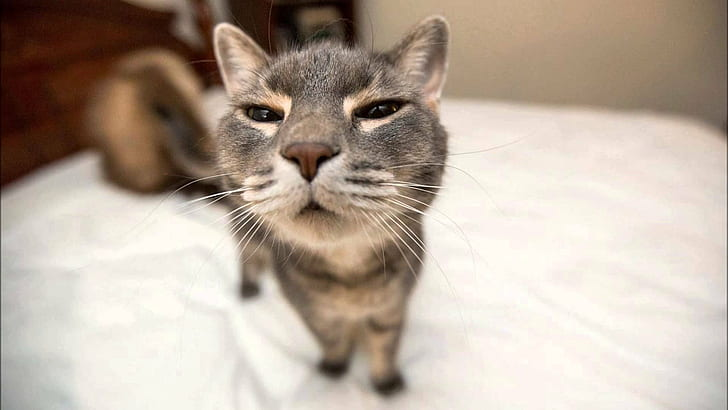
#> input picture ML/Innopolis/material/1 semester/HDDA/labs/week2/pretty_cat.jpg, 728 x 410 px
$ jupyter execute --allow-errors midterm.ipynb   (shell and % lines are left out)
#> lines starting #> are read from the running program, lines starting #| are printed output that depends on the picture; long printed decimals are rounded
[cell 1]
%cd /home/luzinsan/Documents/Obsidian/ML/Innopolis/material/1 semester/HDDA/labs/midterm/

[cell 2]
import numpy as np
from scipy.linalg import svd
import matplotlib.pyplot as plt
from skimage import io
from sklearn.linear_model import LinearRegression
from sklearn import datasets
from sklearn.metrics import r2_score
from sklearn.decomposition import PCA

import time


from sklearn.metrics import accuracy_score, classification_report, confusion_matrix
from sklearn.datasets import make_moons, fetch_20newsgroups
from sklearn.linear_model import LogisticRegression
from sklearn.preprocessing import PolynomialFeatures
from sklearn.model_selection import train_test_split
import seaborn as sns


from sklearn.datasets import fetch_openml
from sklearn.cluster import KMeans
from sklearn.metrics import silhouette_score, confusion_matrix
from sklearn.preprocessing import StandardScaler

# LA Bootcamp

[cell 3]
def compute_norms(x):
    norm_1 = np.linalg.norm(x, ord=1)
    norm_2 = np.linalg.norm(x, ord=2)
    norm_inf = np.linalg.norm(x, ord=np.inf)
    return norm_2, norm_1, norm_inf

x = np.array([1, -2, 3, -4])
norms = compute_norms(x)
print(f"2-norm: {norms[0]}, 1-norm: {norms[1]}, Infinity norm: {norms[2]}")

[cell 4]
def triangle_inequality(x, y, norm_order=2):
    return np.linalg.norm(x + y, norm_order) <= np.linalg.norm(x, norm_order) + np.linalg.norm(y, norm_order)

x = np.array([1, -2, 3])
y = np.array([4, -1, 0])
print("Triangle inequality holds:", triangle_inequality(x, y))

[cell 5]
A = np.array([[1, 2], [3, 4]])
B = np.array([[5, 6], [7, 8]])

# Matrix operations
print("Matrix A:\n", A)
print("Matrix B:\n", B)

# Matrix multiplication
print("A * B:\n", A @ B)
# Transpose
print("A Transpose:\n", A.T)
# Inverse
print("A Inverse:\n", np.linalg.inv(A))

[cell 6]
def matrix_properties(A):
    det = np.linalg.det(A)
    rank = np.linalg.matrix_rank(A)
    return det, rank

A = np.array([[2, 3], [1, 4]])
det, rank = matrix_properties(A)
print(f"Determinant: {det}, Rank: {rank}")

[cell 7]
def scalar_projection(a, b):
    return (a @ b) / np.linalg.norm(a)

def vector_projection(a, b):
    projection = ((a @ b) / np.linalg.norm(a)**2) * a
    # projection = ((a @ b) / (a @ a)) * a
    return projection

# Example usage
a = np.array([1, 2])
b = np.array([3, 4])
print("Vector projection of b onto a:", vector_projection(a, b))
print("Scalar projection of b onto a:", scalar_projection(a, b))

[cell 8]
def is_orthogonal(a, b):
    return np.isclose(np.dot(a, b), 0)

a = np.array([1, 2])
b = np.array([-2, 1])
print("Are a and b orthogonal?", is_orthogonal(a, b))

# SVD

[cell 9]
def reconstruct_matrix(U, S, Vt):
    return U @ np.diag(S) @ Vt

def reconstruct_image(U, S, Vt, k):
    return U[:, :k] @ np.diag(S)[:k, :k] @ Vt[:k, :]

def reconstruction_error(A, with_A):
    return np.linalg.norm(A - with_A)

[cell 10]
A = np.array([[1, 2, 3, 4],
              [5, 6, 7, 8],
              [9, 10, 11, 12],
              [13, 14, 15, 16]])
U, S, Vt = svd(A)
print("Matrix A:\n", A)
print("\nU Matrix:\n", U)
print("\nSingular Values:\n", S)
print("\nV^T Matrix:\n", Vt)


A_reconstructed = reconstruct_matrix(U, S, Vt)
print("Reconstructed Matrix A:\n", A_reconstructed)
reconstruction_error_A = reconstruction_error(A, A_reconstructed)
print(f"Reconstruction Error: {reconstruction_error_A}")

[cell 11]
# Example with k = 50 for image
image = io.imread('../week2/pretty_cat.jpg', as_gray=True)
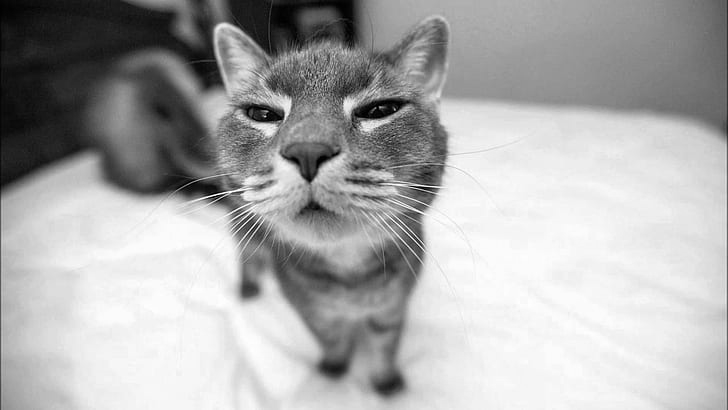
#> image: shape (410, 728) float64; min 0.000833, max 0.999, mean 0.674
plt.imshow(image, cmap='gray')
plt.title('Original Image')
plt.show()
print(f'Image size: {np.prod(image.shape)} pixils')
#| Image size: 298480 pixils


U, S, Vt = svd(image)
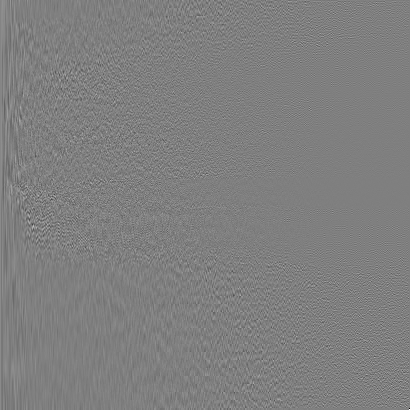
#> U: shape (410, 410) float64; min -0.7, max 0.699, mean 0.000166; drawn with min black and max white
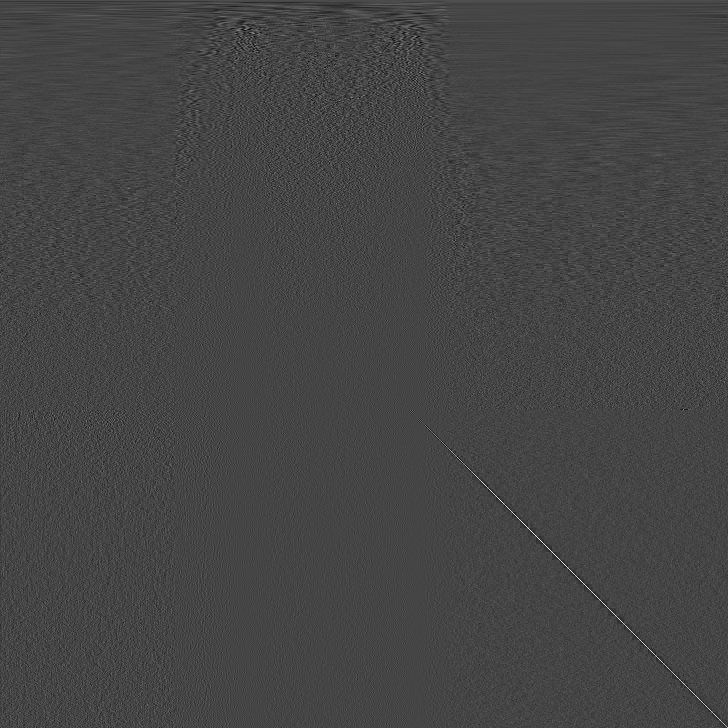
#> Vt: shape (728, 728) float64; min -0.297, max 0.797, mean 2.9e-05; drawn with min black and max white
#> S = 410 values, max 388.6 at index 0, min 0.00402 at index 409, mean 2.22
k = 10
original_size = U.size + S.size + Vt.size
#> original_size = 698494
compressed_size_k = U[:, :k].size + S[:k].size + Vt[:k, :].size
#> compressed_size_k = 11390
print(f"Original Size: {original_size}, Compressed Size for k={k}: {compressed_size_k}, Size Ration={compressed_size_k/original_size: 0.3}")
#| Original Size: 698494, Compressed Size for k=10: 11390, Size Ration= 0.0163

compressed_image = reconstruct_image(U, S, Vt, k)
#> in reconstruct_image, `return U[:, :k] @ np.diag(S)[:k, :k] @ Vt[:k, :]`:
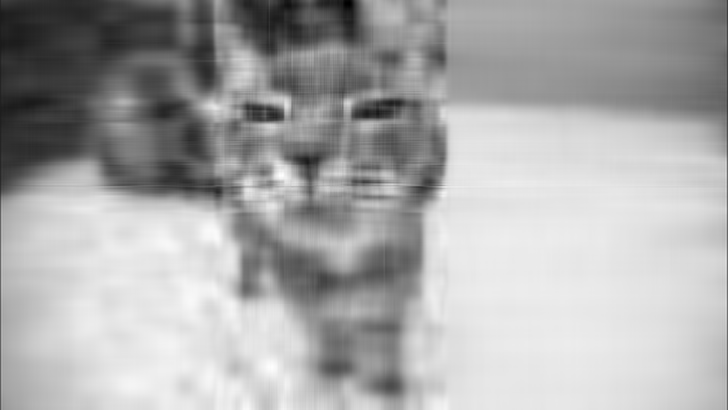
#> returned value: shape (410, 728) float64; min -0.128, max 1.07, mean 0.674; drawn with min black and max white
plt.imshow(compressed_image, cmap='gray')
plt.title('Compressed Image (k=50)')
plt.show()
reconstruction_error_image = reconstruction_error(image, compressed_image)
#> reconstruction_error_image = 31.38
print(f"Reconstruction Error: {reconstruction_error_image}")
#| Reconstruction Error: 31.383

# Linear Regression

**Linear Regression** using the **Normal Equation** (**Least squared method**): $ \theta = (X^T X)^{-1} X^T$

**Linear Regression** using the **SVD**: $ \theta = V \frac{1}{\Sigma} U^T$

[cell 12]
def least_squares(X, y):
    return np.linalg.inv(X.T @ X) @ X.T @ y


def svd_least_squares(X, y):
    U, S, Vt = np.linalg.svd(X, full_matrices=False)
    theta_svd = Vt.T @ np.diag(1/S) @ U.T @ y
    return theta_svd

[cell 13]
import pandas as pd
from sklearn.datasets import fetch_california_housing
import matplotlib.pyplot as plt

# Load the dataset
#> (the rest of this cell did not finish here and is left out)

#> (a cell that did not finish here is left out)

#> (a cell that did not finish here is left out)

[cell 16]
model = LinearRegression(fit_intercept=False)
#> (the rest of this cell did not finish here and is left out)

#> (a cell that did not finish here is left out)

[cell 18]
def mini_batch_gradient_descent(X, y, alpha=0.01, iterations=1000, batch_size=32):
    m, n = X.shape
    theta = np.zeros(n)
    for i in range(iterations):
        idx = np.random.choice(m, batch_size, replace=False)
        X_batch = X[idx]
        y_batch = y[idx]
        # Todo
        gradient = (1 / batch_size) * (X_batch.T @ (X_batch @ theta - y_batch))
        #gradient = np.gradient(y_batch, X_batch)
        theta -= alpha * gradient
        alpha *= 0.999
    return theta

# Run Mini-Batch Gradient Descent
start_time = time.time()
#> (the rest of this cell did not finish here and is left out)

[cell 19]
def ridge_regression(X, y, lambda_):
   m, n = X.shape
   I = np.eye(n)
   return np.linalg.inv(X.T @ X + lambda_ * I) @ X.T @ y

# Apply Ridge Regression
#> (the rest of this cell did not finish here and is left out)

# PCA

[cell 20]
# Center of data (mean)
xC = np.array([2, 1])
# Principal axes
sig = np.array([2, 0.5])
theta = np.pi / 3  # Rotation angle

# Rotation matrix
R = np.array([[np.cos(theta), -np.sin(theta)],
              [np.sin(theta), np.cos(theta)]])

# Number of points
nPoints = 10000

[cell 21]
X = R @ np.diag(sig) @ np.random.randn(2, nPoints) + xC[:, np.newaxis]  # Broadcasting

[cell 22]
# Compute mean
Xavg = np.mean(X, axis=1)
B = X - Xavg[:, np.newaxis]  # Mean-subtracted Data

# PCA via SVD
U, S, Vt = np.linalg.svd(B / np.sqrt(nPoints), full_matrices=False)

[cell 23]
# Plot data again
plt.scatter(X[0, :], X[1, :], color='k', linewidth=2)
V = Vt.T
# Plot the principal components in blue and cyan
for i in range(2):
    start = Xavg
    end = Xavg + U[i, :] * S[i]  # Scale the principal component by its singular value
    color = 'cyan' if i == 0 else 'blue'
    plt.plot([start[0], end[0]], [start[1], end[1]], color=color, linewidth=2)

# 1-standard deviation confidence interval
theta = np.linspace(0, 2 * np.pi, 100)
Xstd = U @ np.diag(S) @ np.array([np.cos(theta), np.sin(theta)])

# Plot the confidence intervals
plt.plot(Xavg[0] + Xstd[0, :], Xavg[1] + Xstd[1, :], 'r-')  # 1 std
plt.plot(Xavg[0] + 2 * Xstd[0, :], Xavg[1] + 2 * Xstd[1, :], 'r-')  # 2 std
plt.plot(Xavg[0] + 3 * Xstd[0, :], Xavg[1] + 3 * Xstd[1, :], 'r-')  # 3 std

# Show plot
plt.title('PCA with 1, 2, and 3 Standard Deviations and Principal Components')
plt.xlabel('X1')
plt.ylabel('X2')
plt.grid(True)
plt.savefig('noisy_gaussian_res.png', dpi=300)
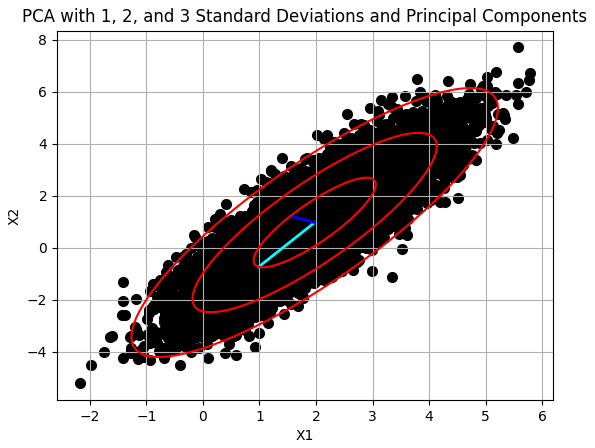
#> figure drawn by matplotlib, 1 panel
plt.show()

[cell 24]
# Compute mean
Xavg = np.mean(X, axis=0)
B = X - Xavg[np.newaxis,:]  # Mean-subtracted Data
[m, n] = B.shape

# Perform SVD
U, S, Vt = np.linalg.svd(B/np.sqrt(m), full_matrices=False)
V = Vt.T
print(V.shape)


# Keep first k=3 components
Vk = V[:,:3]
print(Vk.shape)


# Compute the Loadings
X_proj = B@Vk
print(X_proj.shape)

[cell 25]
# Non-linear PCA
X, y = datasets.make_moons(n_samples=500, noise=0.02, random_state=417)

pca = PCA(n_components=2)
X_pca = pca.fit_transform(X)


from sklearn.decomposition import KernelPCA
kpca = KernelPCA(kernel='rbf', gamma=15)
X_kpca = kpca.fit_transform(X)


plt.title("PCA")
plt.scatter(X_pca[:, 0], X_pca[:, 1], c=y)
plt.xlabel("PC 1")
plt.ylabel("PC 2")
plt.show()
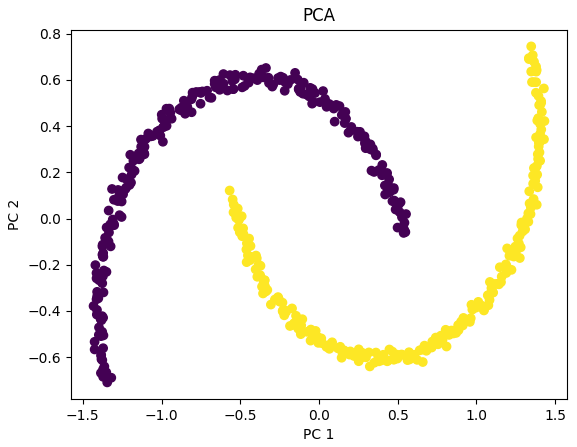
#> figure drawn by matplotlib, 1 panel

# Logistic Regression

## Logistic Regression Formula:

- Logistic Regression predicts a probability $( P(y=1|X) )$ using the sigmoid function:
$$
  [
  h_{\theta}(X) = \frac{1}{1 + e^{-\theta^T X}}
  ]
$$
- The **loss function** for Logistic Regression (binary cross-entropy loss) is:
$$
  [
  J(\theta) = - \frac{1}{m} \sum_{i=1}^{m} \left[ y^{(i)} \log(h_{\theta}(x^{(i)})) + (1 - y^{(i)}) \log(1 - h_{\theta}(x^{(i)})) \right]
  ]
$$

[cell 26]
# Sigmoid function
def sigmoid(z):
    return 1 / (1 + np.exp(-z))

# Logistic Regression cost function
def compute_cost(X, y, theta):
    m = len(y)
    h = sigmoid(X @ theta)
    cost = (-1 / m) * (y.T @ np.log(h) + (1 - y).T @ np.log(1 - h))
    return cost

# Gradient Descent for Logistic Regression
def gradient_descent(X, y, theta, alpha, iterations):
#> called with X = array of shape (100, 3), y = array of shape (100, 1), theta = array of shape (3, 1), alpha = 0.01, iterations = 10000
    m = len(y)
    costs = []
    for _ in range(iterations):
        theta -= (alpha / m) * (X.T @ (sigmoid(X @ theta) - y))
        costs.append(compute_cost(X, y, theta))
    return theta, costs

# Predict function
def predict(X, theta):
    return sigmoid(X @ theta) >= 0.5

[cell 27]
# Generate some binary classification data
np.random.seed(42)
X = np.random.randn(100, 2)
X = np.c_[np.ones(X.shape[0]), X]  # Add intercept
y = (X[:, 1] + X[:, 2] > 0).astype(int).reshape(-1, 1)  # Linearly separable labels

# Initialize theta
theta_init = np.zeros((X.shape[1], 1))

# Train Logistic Regression with Gradient Descent
theta, costs = gradient_descent(X, y, theta_init, alpha=0.01, iterations=10000)
print("Learned parameters (theta):", theta.ravel())


# Accuracy of predictions
preds = predict(X, theta)
accuracy = np.mean(preds == y) * 100
print(f"Accuracy: {accuracy:.2f}%")

[cell 28]
# Using scikit-learn's Logistic Regression
model = LogisticRegression(fit_intercept=True, solver='lbfgs', penalty=None)
model.fit(X[:, 1:], y.ravel())  # Omit the intercept column since fit_intercept is True

# Predict and compare results
y_pred = model.predict(X[:, 1:])
accuracy_sklearn = accuracy_score(y, y_pred) * 100
print(f"Accuracy (scikit-learn): {accuracy_sklearn:.2f}%")

# Compare learned parameters
print("Learned parameters (scikit-learn):", model.intercept_, model.coef_)

# K-means

[cell 29]
# Normalize the data
scaler = StandardScaler()
X_scaled = scaler.fit_transform(X)

[cell 30]
# Reduce dimensions with PCA
pca = PCA(n_components=50)
#> (the rest of this cell did not finish here and is left out)

[cell 31]
k = 10
# k-means with random initialization
kmeans_random = KMeans(n_clusters=k, init='random', n_init=10, random_state=42)
kmeans_random.fit(X_pca)

[cell 32]
# k-means with k-means++ initialization
kmeans_pp = KMeans(n_clusters=k, init='k-means++', n_init=10, random_state=42)
kmeans_pp.fit(X_pca)

[cell 33]
print(f'Inertia with random initialization: {kmeans_random.inertia_}')
print(f'Inertia with k-means++ initialization: {kmeans_pp.inertia_}')

[cell 34]
# Silhouette Score for random initialization
silhouette_random = silhouette_score(X_pca, kmeans_random.labels_)
print(f'Silhouette Score with random initialization: {silhouette_random}')

# Silhouette Score for k-means++ initialization
silhouette_pp = silhouette_score(X_pca, kmeans_pp.labels_)
print(f'Silhouette Score with k-means++ initialization: {silhouette_pp}')

[cell 35]
print(f'Iterations with random initialization: {kmeans_random.n_iter_}')
print(f'Iterations with k-means++ initialization: {kmeans_pp.n_iter_}')

# Midterm

[cell 36]
import numpy as np
import matplotlib.pyplot as plt
from sklearn.preprocessing import StandardScaler
from numpy.random import uniform
from sklearn.datasets import make_blobs
import seaborn as sns
import random


def most_common(lst):
    """
    Return the most frequently occuring element in a list.
    """
    return max(set(lst), key=lst.count)


def euclidean(point, data):
    """
    Return euclidean distances between a point & a dataset
    """
    return np.sqrt(np.sum((point - data)**2, axis=1))


class KMeans:

    def __init__(self, n_clusters=8, max_iter=300):
        self.n_clusters = n_clusters
        self.max_iter = max_iter

    def fit(self, X_train):

        # Initialize the centroids, using the "k-means++" method, where a random datapoint is selected as the first,
        # then the rest are initialized w/ probabilities proportional to their distances to the first
        # Pick a random point from train data for first centroid
        self.centroids = [random.choice(X_train)]

        for _ in range(self.n_clusters-1):
            # Calculate distances from points to the centroids
            dists = np.sum([euclidean(centroid, X_train) for centroid in self.centroids], axis=0)
            # Normalize the distances
            dists /= np.sum(dists)
            # Choose remaining points based on their distances
            new_centroid_idx = np.random.choice(range(len(X_train)), size=1, p=dists)[0]  # Indexed @ zero to get val, not array of val
            self.centroids += [X_train[new_centroid_idx]]

        # This method of randomly selecting centroid starts is less effective
        # min_, max_ = np.min(X_train, axis=0), np.max(X_train, axis=0)
        # self.centroids = [uniform(min_, max_) for _ in range(self.n_clusters)]

        # Iterate, adjusting centroids until converged or until passed max_iter
        iteration = 0
        prev_centroids = self.centroids
        while np.not_equal(self.centroids, prev_centroids).any() and iteration < self.max_iter:
            # Sort each datapoint, assigning to nearest centroid
            sorted_points = [[] for _ in range(self.n_clusters)]
            for x in X_train:
                dists = euclidean(x, self.centroids)
                centroid_idx = np.argmin(dists)
                sorted_points[centroid_idx].append(x)

            # Push current centroids to previous, reassign centroids as mean of the points belonging to them
            prev_centroids = self.centroids
            self.centroids = [np.mean(cluster, axis=0) for cluster in sorted_points]
            for i, centroid in enumerate(self.centroids):
                if np.isnan(centroid).any():  # Catch any np.nans, resulting from a centroid having no points
                    self.centroids[i] = prev_centroids[i]
            iteration += 1

    def evaluate(self, X):
        centroids = []
        centroid_idxs = []
        for x in X:
            dists = euclidean(x, self.centroids)
            centroid_idx = np.argmin(dists)
            centroids.append(self.centroids[centroid_idx])
            centroid_idxs.append(centroid_idx)

        return centroids, centroid_idxs


# Create a dataset of 2D distributions
centers = 5
X_train, true_labels = make_blobs(n_samples=100, centers=centers, random_state=42)
X_train = StandardScaler().fit_transform(X_train)

# Fit centroids to dataset
kmeans = KMeans(n_clusters=centers)
kmeans.fit(X_train)

# View results
class_centers, classification = kmeans.evaluate(X_train)
sns.scatterplot(x=[X[0] for X in X_train],
                y=[X[1] for X in X_train],
                hue=true_labels,
                style=classification,
                palette="deep",
                legend=None
                )
plt.plot([x for x, _ in kmeans.centroids],
         [y for _, y in kmeans.centroids],
         '+',
         markersize=10,
         )
plt.title("k-means")
plt.show()
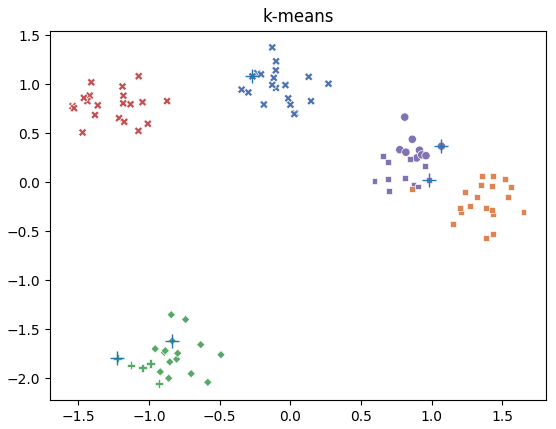
#> figure drawn by matplotlib, 1 panel
